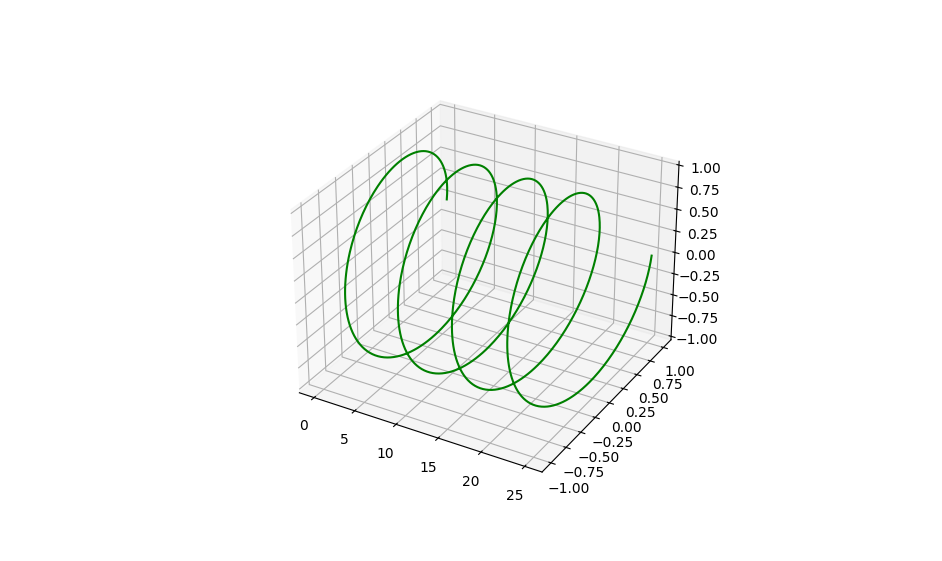

This figure's Python source:
import numpy as np
import matplotlib.pyplot as plt
from mpl_toolkits.mplot3d import Axes3D

fig = plt.figure()
ax = fig.add_subplot(projection="3d")

theta_max = 8 * np.pi
n = 1000
theta = np.linspace(0, theta_max, n)
x = theta
z = np.sin(theta)
y = np.cos(theta)
ax.plot(x, y, z, "g")

plt.show()
